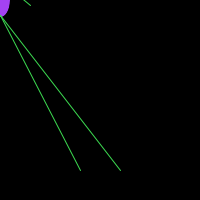
Frame 1 (no input)
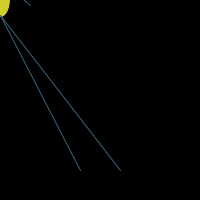
Frame 60 (the mouse pressed at the canvas centre just before this capture)
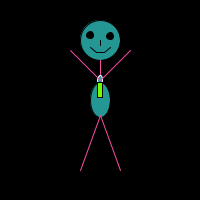
Frame 120 (the mouse held since frame 60 and released just before this capture)

The Processing sketch that drew these frames (run headless with seeded random() and noise(); from frame 60 on, the mouse is pressed at the canvas centre):

// Processing sketch: processing_168049
// ── processing_168049.pde

void setup(){
size(200,200); 
smooth();
frameRate(30);
}

boolean mouse = false;
void mousePressed() {
    mouse=true;
}
void mouseReleased(){
    mouse=false;
}

void draw(){
ellipseMode(CENTER);
rectMode(CENTER);
background(0);
  
 
float X = mouseX;
float Y = mouseY;
float R = random(255);
float G = random(255);
float B = random(255);
float R2 = random(255);
float G2 = random(255);
float B2 = random(255);

 
//haus
stroke(0);
fill(R,G,B);
ellipse(X,Y-60,40,40);
  
//augu
stroke(0);
fill(0);
ellipse(X-10,Y-65,7,7);
ellipse(X+10,Y-64,7,7);
  
//nef
stroke(0);
line(X,Y-60,X,Y-55);
  
//munnur
stroke(0);
line(X-10,Y-53,X-4,Y-48);
line(X-4,Y-48,X+3,Y-48);
line(X+4,Y-48,X+10,Y-53);
 
//hÃ¡ls
stroke(R2,G2,B2);
line(X,Y-40,X,Y-20);
  
//magi
stroke(0);
fill(R,G,B);
ellipse(X,Y,20,35);
 
//fÃ¦tur
stroke(R2,G2,B2);
line(X,Y+15,80,170);
line(X,Y+15,120,170);

//glowstick band
stroke(255,255,255);
ellipse (X,Y-20,5,10);
 
//glowstick
stroke(0);
fill(111,255,0);
rect(X,Y-10,5,15);

//hendur
if (mouse) {
    stroke(R2,G2,B2);
    line(X,Y-20,X-30,Y-50);
    line(X,Y-20,X+30,Y-50);
    }
else {
    stroke(R2,G2,B2);
    line(X,Y-20,X-30,Y+5);
    line(X,Y-20,X+30,Y+5);
    }
}
